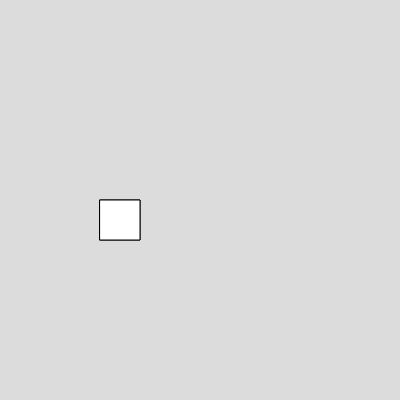
Frame 1 (no input)
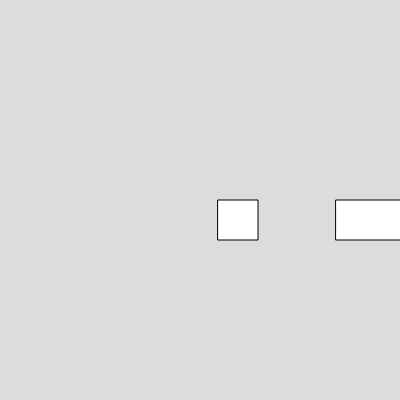
Frame 60 (no input)
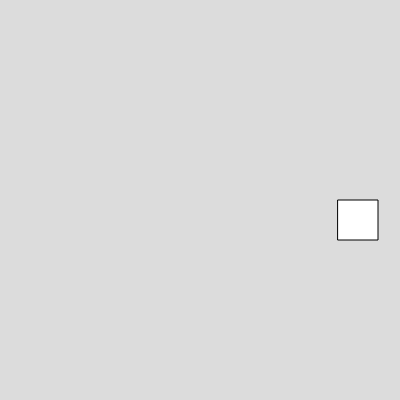
Frame 120 (the mouse pressed at the canvas centre since frame 60)

The p5.js sketch that drew these frames (run headless with seeded random() and noise() and a simulated clock; from frame 60 on, the mouse is pressed at the canvas centre):

// p5.js sketch
// ── sketch.js
var box1;
var box2;

function setup() 
{
  createCanvas(400, 400);
  box1=new Box();
  box2=new Box();
}

function draw() 
{
  background(220);
  box1.show();
  box1.set_speed(2);
  box2.show();
  box2.set_speed(4);
  box2.set_width(80);
}


// ── box.js
class Box
  {
    constructor(){
      this.x=100;
      this.y=200;
      this.width=40;
      this.height=40;
    }
    
    show(){
      rect(this.x, this.y,this.width, this.height);
    }

    set_speed(v){
        this.x=this.x + v;
    }

    set_width(w){
        this.width=w;
    }
  }

  
